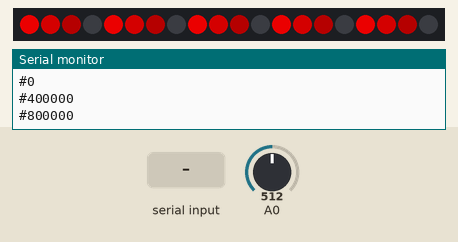
Recording of a sketch running on a simulated Arduino Uno, built with avr-gcc and run on an emulated ATmega328P. On the bench: 20 RGB LEDs in strip order, left to right, the last lines printed to the serial monitor. The inputs (shaded band) are chosen by the test bench; at power-on: A0 = 512. Dim RGB values are drawn brighter than linear.

Above: at 0.77 s.
1.3 s: "C:90\n" received over Serial
At 2.5 s:
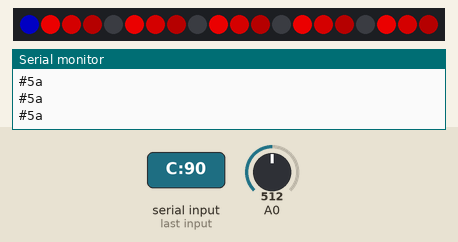
4.3 s: "#,45\n" received over Serial
At 5.78 s:
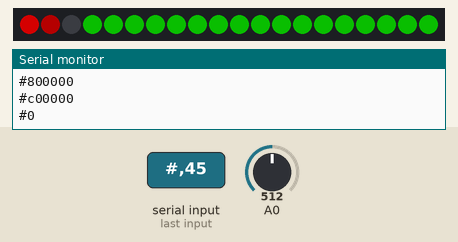
7.3 s: A0 set to 122
10.3 s: A0 set to 0
At 11.44 s:
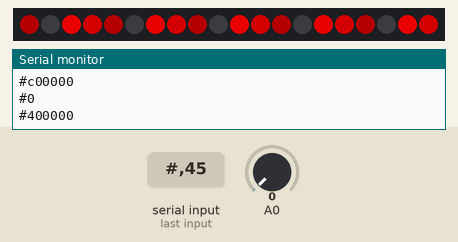
11.8 s: "," received over Serial
Timing chart, 0 to 14.8 s (numbered marks = the images above; inputs shaded):
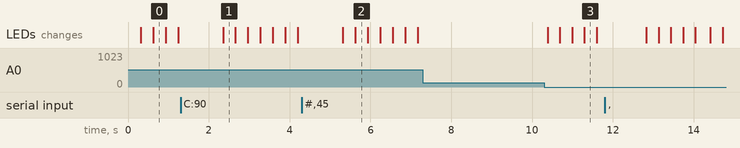

Measured:
- after the input at 1.3 s, the LEDs: change after 1.1 s (image 1)
- after the input at 4.3 s, the LEDs: first change after 1.0 s (image 2 shows a later state)
- after the input at 10.3 s, the LEDs: first change after 0.08 s (image 3 shows a later state)

The sketch:

NeoPixelIn.ino
```cpp
#include <Adafruit_NeoPixel.h>
#ifdef __AVR__
#include <avr/power.h>
#endif
#define PIN            6
#define NUMPIXELS      20

Adafruit_NeoPixel pixels = Adafruit_NeoPixel(NUMPIXELS, PIN, NEO_GRB + NEO_KHZ800);

int delayValue;
int r, g, b;
int inc;
int res = 4; // 8, 16, 32, 64, 128, 256

void pixelUpdate(uint32_t c = 0, uint8_t g = 0, uint8_t b = 0);

void setup() {
  Serial.begin(115200);
  pixels.begin();
}

void loop() {
  switch (inc) {
    case 0: for (r = 0; r < res; r++) pixelUpdate(); break;
    case 1: for (r = 0; r < res; r++) for (g = 0; g < res; g++) pixelUpdate(); break;
    case 2: for (r = 0; r < res; r++) for (g = 0; g < res; g++) for (b = 0; b < res; b++) pixelUpdate(); break;
    case 3: for (r = 0; r < res; r++) for (b = 0; b < res; b++) pixelUpdate(); break;
    case 4: for (r = 0; r < res; r++) for (b = 0; b < res; b++) for (g = 0; g < res; g++) pixelUpdate(); break;
    case 5: for (g = 0; g < res; g++) pixelUpdate(); break;
    case 6: for (g = 0; g < res; g++) for (b = 0; b < res; b++) pixelUpdate(); break;
    case 7: for (g = 0; g < res; g++) for (b = 0; b < res; b++) for (r = 0; r < res; r++) pixelUpdate(); break;
    case 8: for (g = 0; g < res; g++) for (r = 0; r < res; r++) pixelUpdate(); break;
    case 9: for (g = 0; g < res; g++) for (r = 0; r < res; r++) for (b = 0; b < res; b++) pixelUpdate(); break;
    case 10: for (b = 0; b < res; b++) pixelUpdate(); break;
    case 11: for (b = 0; b < res; b++) for (r = 0; r < res; r++) pixelUpdate(); break;
    case 12: for (b = 0; b < res; b++) for (r = 0; r < res; r++) for (g = 0; g < res; g++) pixelUpdate(); break;
    case 13: for (b = 0; b < res; b++) for (g = 0; g < res; g++) pixelUpdate(); break;
    case 14: for (b = 0; b < res; b++) for (g = 0; g < res; g++) for (r = 0; r < res; r++) pixelUpdate(); break;
  }
  r = g = b = 0;
  if (Serial.available() > 0) {
    String serial = Serial.readString();
    if (serial.startsWith("#")) {
      serial = serial.substring(1);
      serial.toUpperCase();
      uint32_t value;
      for (int i = 0; i < 6; i++) {
        value *= 16;
        switch (serial.charAt(i)) {
          case 48: value += 0; break; //DEC
          case 49: value += 1; break;
          case 50: value += 2; break;
          case 51: value += 3; break;
          case 52: value += 4; break;
          case 53: value += 5; break;
          case 54: value += 6; break;
          case 55: value += 7; break;
          case 56: value += 8; break;
          case 57: value += 9; break;
          case 65: value += 10; break; //Upper Case
          case 66: value += 11; break;
          case 67: value += 12; break;
          case 68: value += 13; break;
          case 69: value += 14; break;
          case 70: value += 15; break;
        }
      }
      for (int i = 0; i < NUMPIXELS; i++)
        pixelUpdate(value);
    }
    else if (serial.startsWith("RGB:")) {
      if (serial.charAt(4) == 32)
        serial = serial.substring(5);
      else
        serial = serial.substring(4);
      if (serial.indexOf(",") != -1) serial.replace(",", "");
      int32_t rawValue;
      if (serial.length() == 9) rawValue =  serial.toInt();
      else rawValue = -1;
      if (rawValue != -1)
        for (int i = 0; i < NUMPIXELS; i++)
          pixelUpdate(rawValue / 100000, (rawValue % 100000) / 100, rawValue / 100);
    }
    else if (serial.startsWith("C:")) {
      uint32_t value;
      if (serial.charAt(2) == 32)
        serial = serial.substring(3);
      else
        serial = serial.substring(2);
      if (serial.length() < 9)
        if (serial.toInt() != -1)
          value = serial.toInt();
      for (int i = 0; i < NUMPIXELS; i++)
        pixelUpdate(value);
    }
    else Serial.println("INVALID");
  }
}

void pixelUpdate(uint32_t c, uint8_t d, uint8_t e) {
  for (int i = NUMPIXELS - 1; i >= 0; i--) pixels.setPixelColor(i, pixels.getPixelColor(i - 1));
  if (c == 0) {
    int red = map(r, 0, res, 0, 256);
    int green = map(g, 0, res, 0, 256);
    int blue = map(b, 0, res, 0, 256);
    Serial.println("#" + String(pixels.Color(red, green, blue), HEX));
    pixels.setPixelColor(0, pixels.Color(red, green, blue));
  }
  else if (d == 0 || e == 0) {
    Serial.println("#" + String(c, HEX));
    pixels.setPixelColor(0, c);
  }
  else {
    Serial.println("#" + String(pixels.Color(c, d, e), HEX));
    pixels.setPixelColor(0, c, d, e);
  }
  pixels.show();
  delay(map(analogRead(A0), 0, 1023, 5, 20));
}
```
